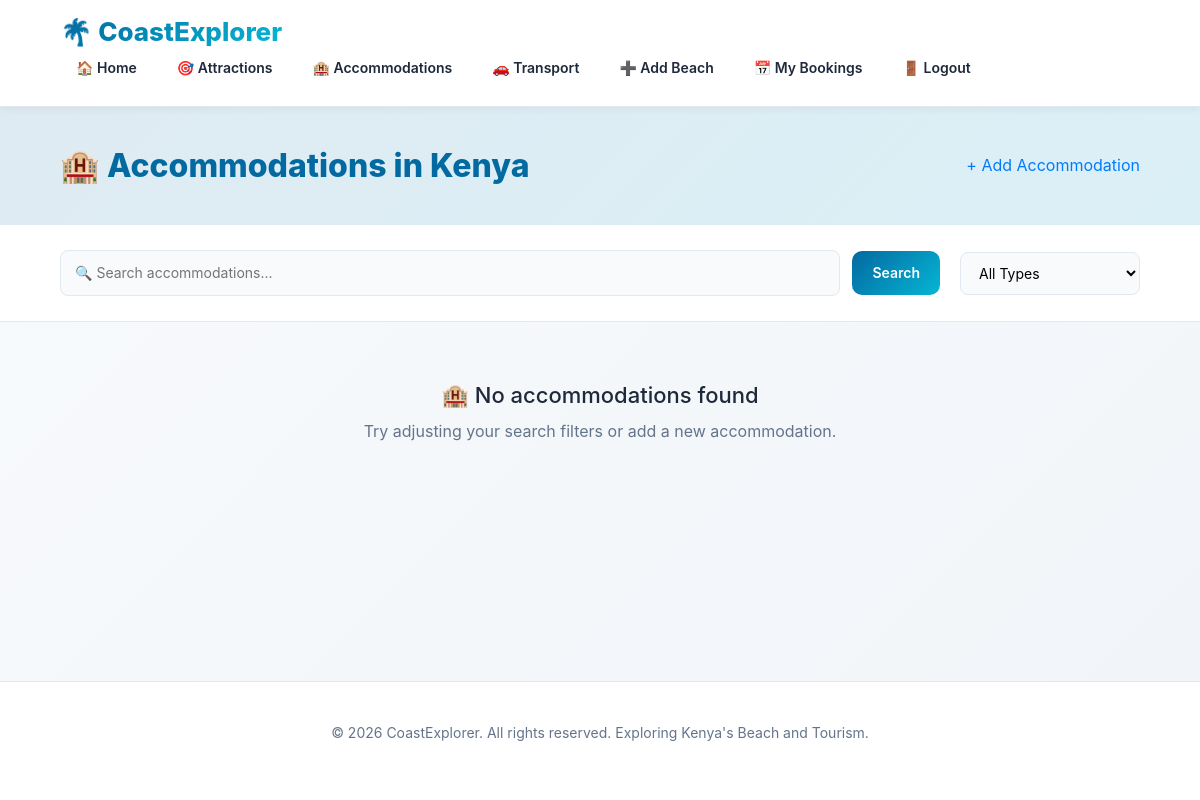
The app's page /accommodations/ (signed in), older data.
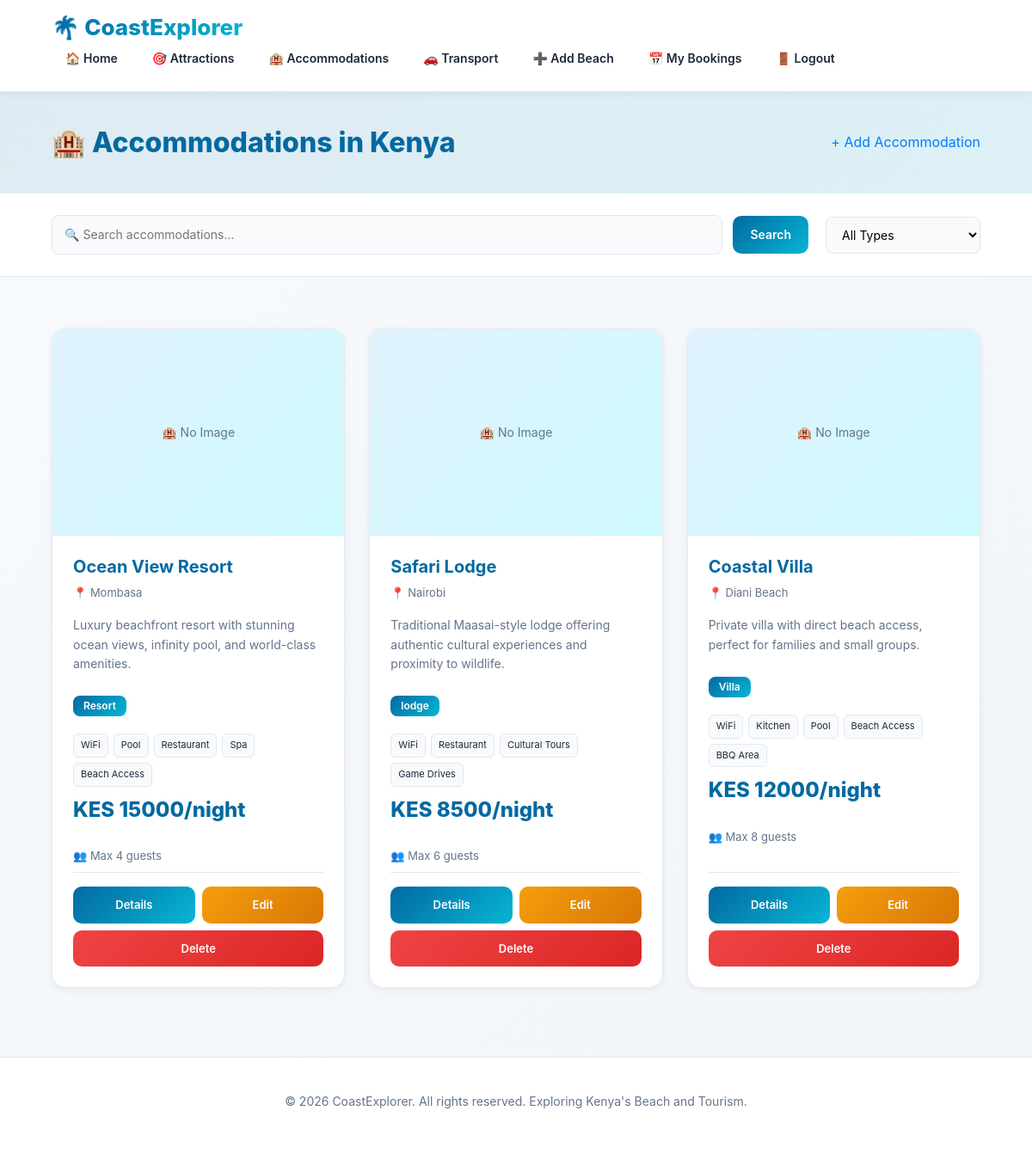
The same page, newer data.
### tourism/models.py (models this page shows, shortened)
class Accommodation(models.Model):
    ACCOMMODATION_TYPE_CHOICES = [
        ('hotel', 'Hotel'),
        ('resort', 'Resort'),
        ('guesthouse', 'Guesthouse'),
        ('apartment', 'Apartment'),
        ('villa', 'Villa'),
        ('cottage', 'Cottage'),
        ('camp', 'Camp'),
        ('other', 'Other'),
    ]
    name = models.CharField(max_length=100)
    location = models.CharField(max_length=100)
    accommodation_type = models.CharField(max_length=20, choices=ACCOMMODATION_TYPE_CHOICES)
    description = models.TextField()
    price_per_night = models.IntegerField()
    max_guests = models.IntegerField(default=2)
    amenities = models.TextField(blank=True, help_text="Comma-separated list of amenities")
    image = models.ImageField(upload_to='accommodation_images/', blank=True, null=True)
    latitude = models.FloatField(blank=True, null=True)
    longitude = models.FloatField(blank=True, null=True)
    contact_info = models.CharField(max_length=200, blank=True)
    website = models.URLField(blank=True)
    created_at = models.DateTimeField(default=timezone.now)
    def get_amenities_list(self):
        if self.amenities:
            return [amenity.strip() for amenity in self.amenities.split(',')]
        return []

### tourism/views.py (the view)
# urls.py: path('accommodations/', views.accommodations, name='accommodations'),
@login_required
def accommodations(request):
    query = request.GET.get('q', '')
    accommodation_type = request.GET.get('type', '')
    accommodations_list = Accommodation.objects.all()
    if query:
        accommodations_list = accommodations_list.filter(name__icontains=query) | accommodations_list.filter(location__icontains=query)
    if accommodation_type:
        accommodations_list = accommodations_list.filter(accommodation_type=accommodation_type)
    types = Accommodation.ACCOMMODATION_TYPE_CHOICES
    return render(request, 'accommodations.html', {
        'accommodations': accommodations_list,
        'types': types,
        'query': query,
        'selected_type': accommodation_type,
    })

### tourism/templates/accommodations.html (shortened to what this page needs)
{% extends 'base.html' %}
{% block content %}
<div class="accommodations-header">
    <h1>🏨 Accommodations in Kenya</h1>
    <a href="{% url 'create_accommodation' %}" class="add-btn">+ Add Accommodation</a>
</div>
<div class="filter-section">
    <form method="GET" action="{% url 'accommodations' %}" style="flex: 1; display: flex; gap: 12px; min-width: 300px;">
        <input type="text" name="q" placeholder="🔍 Search accommodations..." value="{{ query }}" style="flex: 1;">
        <button type="submit" style="padding: 11px 20px;">Search</button>
    </form>
    <form method="GET" action="{% url 'accommodations' %}" style="display: flex; gap: 12px; align-items: center;">
        <select name="type" onchange="this.form.submit()" style="min-width: 180px;">
            <option value="">All Types</option>
        </select>
    </form>
</div>
{% if accommodations %}
    <div class="grid">
        {% for accommodation in accommodations %}
            <div class="card">
                {% if accommodation.image %}
                    <img src="{{ accommodation.image.url }}" alt="{{ accommodation.name }}">
                {% else %}
                    <div style="height: 240px; background: linear-gradient(135deg, #e0f2fe 0%, #cffafe 100%); display: flex; align-items: center; justify-content: center;">
                        <span style="color: var(--text-muted); font-size: 14px;">🏨 No Image</span>
                    </div>
                {% endif %}
                <div class="card-body">
                    <h2>{{ accommodation.name }}</h2>
                    <div class="meta">
                        <span>📍 {{ accommodation.location }}</span>
                    </div>
                    <p>{{ accommodation.description|truncatewords:15 }}</p>
                    <div style="margin: 12px 0;">
                        <span class="badge">{{ accommodation.get_accommodation_type_display }}</span>
                    </div>
                    {% if accommodation.amenities %}
                        <div class="amenities-list">
                            {% for amenity in accommodation.get_amenities_list %}
                                <span class="amenity-tag">{{ amenity }}</span>
                            {% endfor %}
                        </div>
                    {% endif %}
                    <div class="price">KES {{ accommodation.price_per_night }}/night</div>
                    <p style="font-size: 13px; color: var(--text-muted); margin: 8px 0;">
                        👥 Max {{ accommodation.max_guests }} guests
                    </p>
                    <div class="card-actions">
                        <a href="{% url 'accommodation_detail' accommodation.id %}">Details</a>
                        <a href="{% url 'update_accommodation' accommodation.id %}" style="background: linear-gradient(135deg, #f59e0b 0%, #d97706 100%);">Edit</a>
                        <a href="{% url 'delete_accommodation' accommodation.id %}" style="background: linear-gradient(135deg, #ef4444 0%, #dc2626 100%);">Delete</a>
                    </div>
                </div>
            </div>
        {% endfor %}
    </div>
{% else %}
    <div class="empty-message">
        <h3>🏨 No accommodations found</h3>
        <p>Try adjusting your search filters or add a new accommodation.</p>
    </div>
{% endif %}
{% endblock %}

### tourism/templates/base.html (shortened to what this page needs)
<!DOCTYPE html>
<html lang="en">
<head>
    <link href="https://cdn.jsdelivr.net/npm/bootstrap@4.6.0/dist/css/bootstrap.min.css" rel="stylesheet">
    <link rel="stylesheet" href="https://cdnjs.cloudflare.com/ajax/libs/font-awesome/6.0.0/css/all.min.css">
</head>
<body>
<nav class="navbar-custom">
    <div style="display: flex; justify-content: space-between; align-items: center; flex-wrap: wrap; width: 100%;">
        <h1>🌴 CoastExplorer</h1>
        <div class="nav-links">
            <a href="{% url 'home' %}">🏠 Home</a>
            <a href="{% url 'attractions' %}">🎯 Attractions</a>
            <a href="{% url 'accommodations' %}">🏨 Accommodations</a>
            <a href="{% url 'transports' %}">🚗 Transport</a>
            <a href="{% url 'create_beach' %}">➕ Add Beach</a>
            <a href="{% url 'my_bookings' %}">📅 My Bookings</a>
            <a href="{% url 'logout' %}">🚪 Logout</a>
        </div>
    </div>
</nav>
{% block content %}{% endblock %}
<footer>
    <p>&copy; 2026 CoastExplorer. All rights reserved. Exploring Kenya's Beach and Tourism.</p>
</footer>
</body>
</html>

### tourism/templates/base.html (style rules this page uses)
:root { --primary-dark: #0f172a; --primary-blue: #0369a1; --accent-cyan: #06b6d4; --light-bg: #f8fafc; --white: #ffffff; --text-dark: #1e293b; --text-muted: #64748b; --border: #e2e8f0; --shadow-sm: 0 2px 8px rgba(15, 23, 42, 0.06); --shadow-md: 0 8px 20px rgba(15, 23, 42, 0.1); --shadow-lg: 0 20px 60px rgba(15, 23, 42, 0.12); }
* { margin: 0; padding: 0; box-sizing: border-box; }
html, body { scroll-behavior: smooth; }
body { background: linear-gradient(135deg, #f8fafc 0%, #f1f5f9 100%); color: var(--text-dark); font-family: -apple-system, BlinkMacSystemFont, 'Segoe UI', 'Roboto', 'Oxygen', 'Ubuntu', 'Cantarell', sans-serif; line-height: 1.6; min-height: 100vh; display: flex; flex-direction: column; }
nav { background: var(--white); border-bottom: 1px solid var(--border); padding: 16px 5%; display: flex; align-items: center; justify-content: space-between; box-shadow: var(--shadow-sm); position: sticky; top: 0; z-index: 1000; }
nav h1 { font-size: 26px; font-weight: 800; background: linear-gradient(135deg, var(--primary-blue) 0%, var(--accent-cyan) 100%); -webkit-background-clip: text; -webkit-text-fill-color: transparent; background-clip: text; margin: 0; display: flex; align-items: center; gap: 10px; }
.nav-links { display: flex; gap: 8px; flex-wrap: wrap; align-items: center; }
.nav-links a { color: var(--text-dark); text-decoration: none; padding: 10px 16px; border-radius: 8px; font-weight: 600; font-size: 14px; transition: all 0.3s ease; position: relative; }
.grid { display: grid; grid-template-columns: repeat(auto-fill, minmax(320px, 1fr)); gap: 28px; padding: 60px 5% 80px; max-width: 1400px; margin: 0 auto; width: 100%; }
.card { background: var(--white); border-radius: 16px; overflow: hidden; box-shadow: var(--shadow-sm); display: flex; flex-direction: column; transition: all 0.3s cubic-bezier(0.4, 0, 0.2, 1); border: 1px solid var(--border); }
.card-body { padding: 24px; flex: 1; display: flex; flex-direction: column; }
.card-body h2 { margin-bottom: 8px; color: var(--primary-blue); font-size: 20px; font-weight: 700; }
.card-body p { margin-bottom: 12px; line-height: 1.6; color: var(--text-muted); font-size: 14px; }
.meta { margin-bottom: 16px; color: var(--text-muted); font-size: 13px; display: flex; align-items: center; gap: 8px; }
.price { font-size: 24px; font-weight: 800; color: var(--primary-blue); margin-bottom: 16px; }
.card-actions { display: flex; gap: 8px; flex-wrap: wrap; padding-top: 16px; border-top: 1px solid var(--border); margin-top: auto; }
.card-actions a, .card-actions form button { flex: 1; min-width: 100px; text-align: center; text-decoration: none; border: none; color: var(--white); background: linear-gradient(135deg, var(--primary-blue) 0%, var(--accent-cyan) 100%); padding: 11px 14px; border-radius: 10px; font-weight: 600; cursor: pointer; font-size: 13px; transition: all 0.3s ease; }
.controls input, .controls select, input[type="text"], input[type="email"], input[type="password"], textarea, select { padding: 12px 16px; border: 1px solid var(--border); border-radius: 10px; outline: none; font-family: inherit; font-size: 14px; transition: all 0.3s ease; background: var(--light-bg); }
.controls button, button { padding: 12px 24px; border: none; background: linear-gradient(135deg, var(--primary-blue) 0%, var(--accent-cyan) 100%); color: var(--white); border-radius: 10px; cursor: pointer; font-weight: 600; font-size: 14px; transition: all 0.3s ease; }
footer { padding: 40px 5%; text-align: center; color: var(--text-muted); font-size: 14px; background: var(--white); border-top: 1px solid var(--border); margin-top: auto; }

Row changes from the older to the newer data that the page shows:
added Accommodation: image "🏨 No Image", name "Ocean View Resort", location "Mombasa", description "Luxury beachfront resort with stunning ocean views, infinity pool, and world-class amenities.", accommodation_type "Resort", get_amenities_list "WiFi" "Pool" "Restaurant" "Spa" "Beach Access", price_per_night "15000", max_guests "4"
added Accommodation: image "🏨 No Image", name "Safari Lodge", location "Nairobi", description "Traditional Maasai-style lodge offering authentic cultural experiences and proximity to wildlife.", accommodation_type "lodge", get_amenities_list "WiFi" "Restaurant" "Cultural Tours" "Game Drives", price_per_night "8500", max_guests "6"
added Accommodation: image "🏨 No Image", name "Coastal Villa", location "Diani Beach", description "Private villa with direct beach access, perfect for families and small groups.", accommodation_type "Villa", get_amenities_list "WiFi" "Kitchen" "Pool" "Beach Access" "BBQ Area", price_per_night "12000", max_guests "8"
Text that changed along with them:
text no longer shown: "🏨 No accommodations found Try adjusting your search filters or add a new accommodation."
